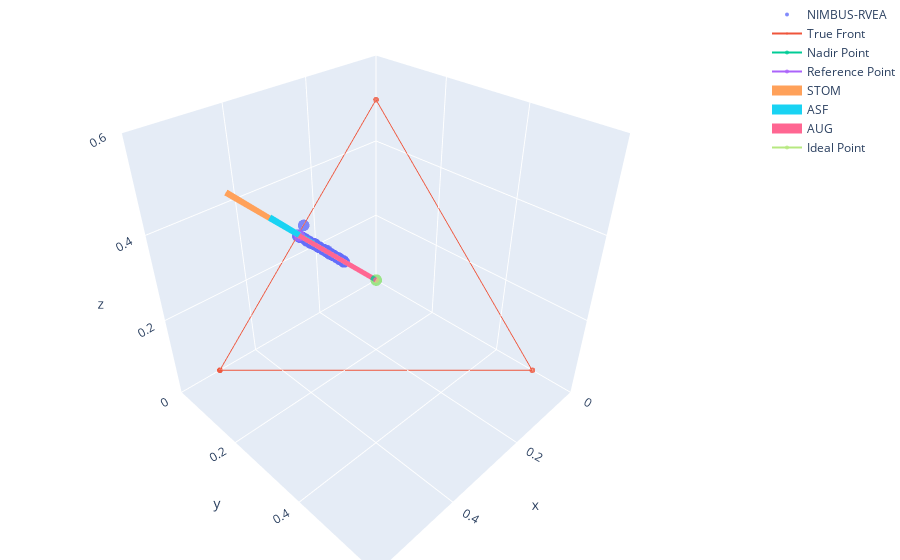

Notebook cell for this chart:
### Code cell
fig = plot3d(plot, response)
fig
